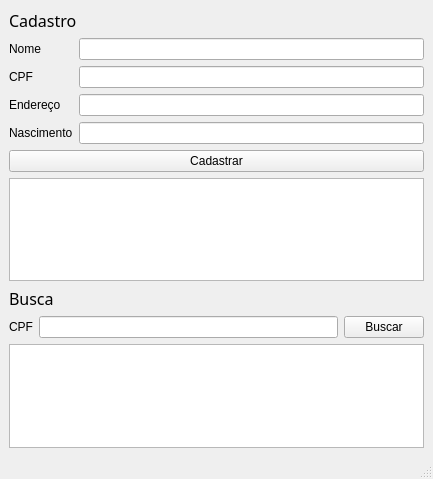
<?xml version="1.0" encoding="UTF-8"?>
<ui version="4.0">
 <class>MainWindow</class>
 <widget class="QMainWindow" name="MainWindow">
  <property name="geometry">
   <rect>
    <x>0</x>
    <y>0</y>
    <width>433</width>
    <height>479</height>
   </rect>
  </property>
  <property name="windowTitle">
   <string>MainWindow</string>
  </property>
  <widget class="QWidget" name="centralwidget">
   <layout class="QVBoxLayout" name="verticalLayout_6">
    <item>
     <layout class="QVBoxLayout" name="verticalLayout_5">
      <item>
       <layout class="QVBoxLayout" name="verticalLayout_3">
        <item>
         <widget class="QLabel" name="label">
          <property name="font">
           <font>
            <family>Malgun Gothic Semilight</family>
            <pointsize>12</pointsize>
           </font>
          </property>
          <property name="text">
           <string>Cadastro</string>
          </property>
         </widget>
        </item>
        <item>
         <layout class="QVBoxLayout" name="verticalLayout_2">
          <item>
           <layout class="QHBoxLayout" name="horizontalLayout">
            <item>
             <layout class="QGridLayout" name="gridLayout">
              <item row="0" column="0">
               <widget class="QLabel" name="label_Nome_cadastrar">
                <property name="text">
                 <string>Nome</string>
                </property>
               </widget>
              </item>
              <item row="1" column="0">
               <widget class="QLabel" name="label_Cadastro_CPF">
                <property name="text">
                 <string>CPF</string>
                </property>
               </widget>
              </item>
              <item row="2" column="0">
               <widget class="QLabel" name="label_Cadastro_Endereco">
                <property name="text">
                 <string>Endereço</string>
                </property>
               </widget>
              </item>
              <item row="3" column="0">
               <widget class="QLabel" name="label_Cadastro_Nascimento">
                <property name="text">
                 <string>Nascimento</string>
                </property>
               </widget>
              </item>
             </layout>
            </item>
            <item>
             <layout class="QVBoxLayout" name="verticalLayout">
              <item>
               <widget class="QLineEdit" name="lineEdit_Cadastro_Nome"/>
              </item>
              <item>
               <widget class="QLineEdit" name="lineEdit_Cadastro_CPF"/>
              </item>
              <item>
               <widget class="QLineEdit" name="lineEdit_Cadastro_Endereco"/>
              </item>
              <item>
               <widget class="QLineEdit" name="lineEdit_Cadastro_Nascimento"/>
              </item>
             </layout>
            </item>
           </layout>
          </item>
          <item>
           <widget class="QPushButton" name="pushButton_cadastrar">
            <property name="text">
             <string>Cadastrar</string>
            </property>
           </widget>
          </item>
          <item>
           <widget class="QListView" name="listView_Cadastros_feitos"/>
          </item>
         </layout>
        </item>
       </layout>
      </item>
      <item>
       <layout class="QVBoxLayout" name="verticalLayout_4">
        <item>
         <widget class="QLabel" name="label_Busca">
          <property name="font">
           <font>
            <family>MS Gothic</family>
            <pointsize>12</pointsize>
           </font>
          </property>
          <property name="text">
           <string>Busca</string>
          </property>
         </widget>
        </item>
        <item>
         <layout class="QHBoxLayout" name="horizontalLayout_2">
          <item>
           <widget class="QLabel" name="label_7">
            <property name="text">
             <string>CPF</string>
            </property>
           </widget>
          </item>
          <item>
           <widget class="QLineEdit" name="lineEdit_Busca_CPF"/>
          </item>
          <item>
           <widget class="QPushButton" name="pushButton_Buscar_busca">
            <property name="text">
             <string>Buscar</string>
            </property>
           </widget>
          </item>
         </layout>
        </item>
       </layout>
      </item>
     </layout>
    </item>
    <item>
     <widget class="QListWidget" name="listWidget_Busca"/>
    </item>
   </layout>
  </widget>
  <widget class="QStatusBar" name="statusbar"/>
 </widget>
 <resources/>
 <connections/>
</ui>
